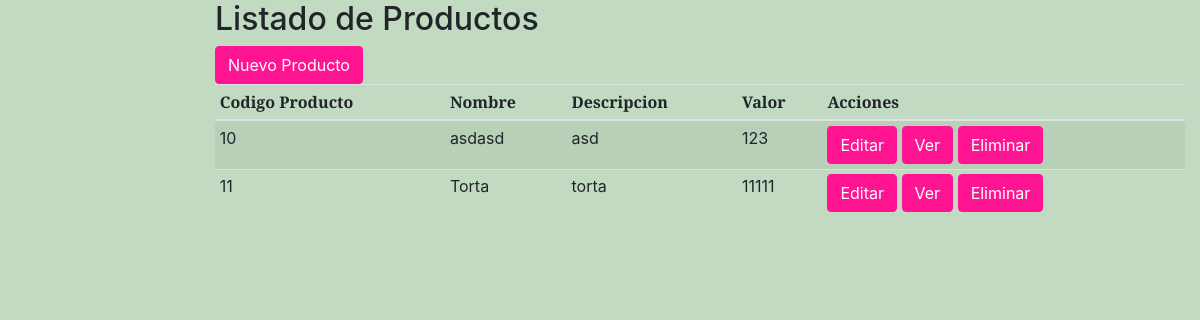
The page /producto/ on the database its author committed.
### sitio_web/models.py (models this page shows, shortened)
class Producto(models.Model):
    codigo_producto=models.AutoField(primary_key=True)
    nombre_producto=models.CharField(max_length=100)
    descripcion=models.CharField(max_length=1000)
    valor=models.IntegerField()

### sitio_web/views.py (the view)
# urls.py: path('producto/', views.ProductoListView.as_view(), name = 'productos'), # Listado de productos
class ProductoListView(generic.ListView):
    model = Producto
    paginate_by = 30

### sitio_web/templates/sitio_web/producto_list.html (shortened to what this page needs)
{% extends "base_crud.html" %}
{% block content%}
<h2>Listado de Productos</h2>
<a class="btn btn-primary" href="{% url 'producto_create' %}" role="button">Nuevo Producto</a>
<div class="table-responsive">
<table class="table table-striped table-sm">
    <thead>
    <tr>
        <th>Codigo Producto</th>
        <th>Nombre</th>
        <th>Descripcion</th>
        <th>Valor</th>
        <th>Acciones</th>
    </tr>
    </thead>
    <tbody>
    {% for producto in producto_list %}
    <tr>
        <td>{{producto.codigo_producto}}</td>
        <td>{{producto.nombre_producto}}</td>
        <td>{{producto.descripcion}}</td>
        <td>{{producto.valor}}</td>
        <td>
            <a class="btn btn-primary" href="{{producto.codigo_producto}}/update" role="button">Editar</a>
		    <a class="btn btn-primary" href="{{producto.codigo_producto}}" role="button">Ver</a>
			<a class="btn btn-primary" href="{{producto.codigo_producto}}/delete" role="button">Eliminar</a>
        </td>
    </tr>
    {% endfor %}
    </tbody>
</table>
</div>
{%endblock%}

### rows shown on the page
Producto: codigo_producto "10", nombre_producto "asdasd", descripcion "asd", valor "123"
Producto: codigo_producto "11", nombre_producto "Torta", descripcion "torta", valor "11111"
